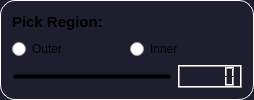
           <widget class="QGroupBox" name="RegionBox">
            <property name="sizePolicy">
             <sizepolicy hsizetype="Preferred" vsizetype="Fixed">
              <horstretch>0</horstretch>
              <verstretch>0</verstretch>
             </sizepolicy>
            </property>
            <property name="styleSheet">
             <string notr="true">QGroupBox {
background-color: #1e1e2f;
border: 1.2px solid #ffffff;
border-style: outset;
border-radius: 15px;
}
QGroupBox::title  {
    subcontrol-origin: margin;
    subcontrol-position: top left;
    padding: -5px 0px 0px 0px;
    color: rgb(255, 255, 255);
}</string>
            </property>
            <property name="title">
             <string/>
            </property>
            <layout class="QGridLayout" name="gridLayout_4">
             <item row="0" column="0">
              <layout class="QVBoxLayout" name="verticalLayout_5">
               <item>
                <layout class="QHBoxLayout" name="horizontalLayout_13">
                 <item>
                  <widget class="QLabel" name="label_16">
                   <property name="styleSheet">
                    <string notr="true">background-color: transparent;</string>
                   </property>
                   <property name="text">
                    <string>&lt;html&gt;&lt;head/&gt;&lt;body&gt;&lt;p&gt;&lt;span style=&quot; font-size:11pt; font-weight:600;&quot;&gt;Pick Region:&lt;/span&gt;&lt;/p&gt;&lt;/body&gt;&lt;/html&gt;</string>
                   </property>
                  </widget>
                 </item>
                 <item>
                  <spacer name="horizontalSpacer_5">
                   <property name="orientation">
                    <enum>Qt::Horizontal</enum>
                   </property>
                   <property name="sizeHint" stdset="0">
                    <size>
                     <width>78</width>
                     <height>20</height>
                    </size>
                   </property>
                  </spacer>
                 </item>
                </layout>
               </item>
               <item>
                <layout class="QHBoxLayout" name="horizontalLayout_10">
                 <item>
                  <widget class="QRadioButton" name="OuterButton">
                   <property name="text">
                    <string>Outer</string>
                   </property>
                  </widget>
                 </item>
                 <item>
                  <widget class="QRadioButton" name="InnerButton">
                   <property name="text">
                    <string>Inner</string>
                   </property>
                  </widget>
                 </item>
                </layout>
               </item>
               <item>
                <layout class="QHBoxLayout" name="horizontalLayout_2">
                 <item>
                  <widget class="QSlider" name="RegionSlider">
                   <property name="minimumSize">
                    <size>
                     <width>160</width>
                     <height>0</height>
                    </size>
                   </property>
                   <property name="maximumSize">
                    <size>
                     <width>16777215</width>
                     <height>16777215</height>
                    </size>
                   </property>
                   <property name="styleSheet">
                    <string notr="true">QSlider{
    background-color: transparent;
}

QSlider::handle {
    background-color: qradialgradient(
        cx: 0.7, cy: 1.4, fx: 0.7, fy: 1.4,
        radius: 1, stop: 0 #fff, stop: 1 #424242
        );
	border-radius: 2px;
    height: 40px;
    width: 40px;
    margin: -15px 0px;
    }

QSlider::handle::hover{
	border: inset;
	 background-color: qradialgradient(
        cx: 0.7, cy: 1.4, fx: 0.7, fy: 1.4,
        radius: 1, stop: 0 #bbb, stop: 1 #000
        );
}</string>
                   </property>
                   <property name="maximum">
                    <number>100</number>
                   </property>
                   <property name="value">
                    <number>0</number>
                   </property>
                   <property name="orientation">
                    <enum>Qt::Horizontal</enum>
                   </property>
                  </widget>
                 </item>
                 <item>
                  <widget class="QLCDNumber" name="region_LCD">
                   <property name="minimumSize">
                    <size>
                     <width>0</width>
                     <height>0</height>
                    </size>
                   </property>
                   <property name="maximumSize">
                    <size>
                     <width>80</width>
                     <height>16777215</height>
                    </size>
                   </property>
                  </widget>
                 </item>
                </layout>
               </item>
              </layout>
             </item>
            </layout>
           </widget>
